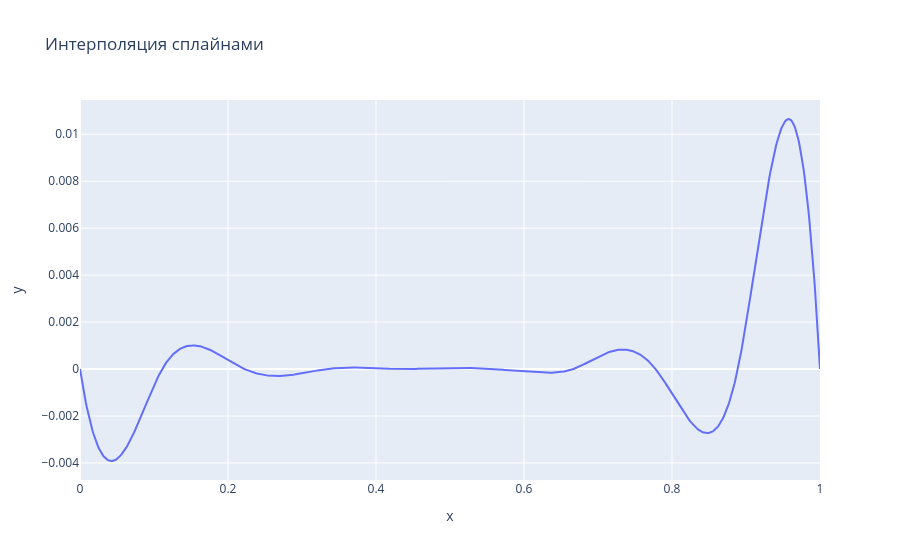
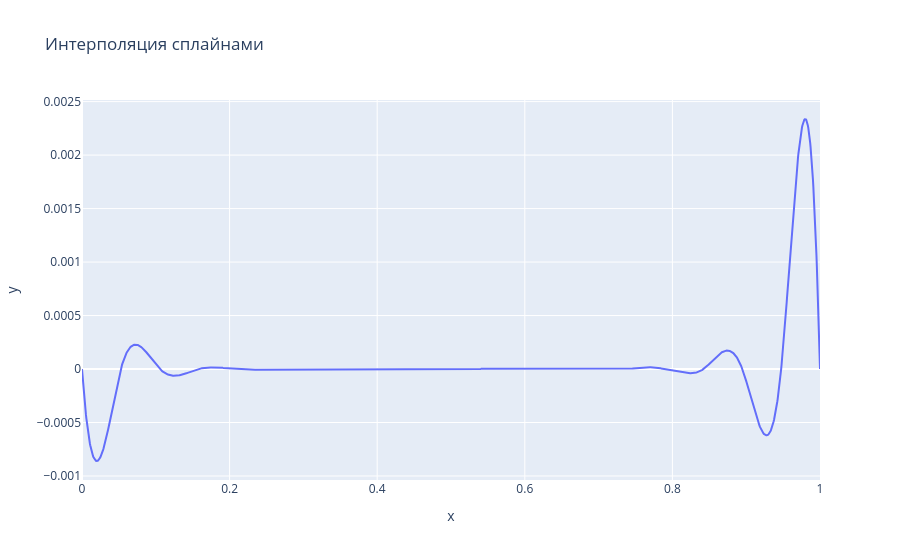

The code cell stored with these charts, in order, in its notebook:
### Code cell
a = 0
b = 1
n_points = 10
x_nodes = np.linspace(a, b, n_points)
y_nodes = f(x_nodes)


# x_acc = np.linspace(a, b,900 )
# y_acc = f(x_acc)
# splain_tension_x, splain_tension_y = splain(x_nodes, y_nodes,is_compute_weights=True)
splain_base_x, splain_base_y,x_hist = splain(x_nodes, y_nodes,is_compute_weights=False)\

print(len(x_hist))
# y_acc = f(splain_base_x)
y_acc = (np.exp(np.array(splain_base_x))*np.sin(np.pi*np.array(splain_base_x))+2)

fig = go.Figure()
# fig.add_trace(go.Scatter(x=splain_tension_x, y=splain_tension_y,mode='lines',name='Сплайн c натяжением'))
fig.add_trace(go.Scatter(x=splain_base_x, y=y_acc - splain_base_y,mode='lines',name='Обычный Сплайн'))
# fig.add_trace(go.Scatter(x=x_acc, y=y_acc,mode='lines',name='Заданная функция',marker=dict(size=8)))
fig.update_layout(title='Интерполяция сплайнами',xaxis_title='x',yaxis_title='y')
fig.show()


a = 0
b = 1
n_points = 20
x_nodes = np.linspace(a, b, n_points)
y_nodes = f(x_nodes)


# x_acc = np.linspace(a, b,900 )
# y_acc = f(x_acc)
# splain_tension_x, splain_tension_y = splain(x_nodes, y_nodes,is_compute_weights=True)
splain_base_x, splain_base_y,x_hist = splain(x_nodes, y_nodes,is_compute_weights=False)\

print(len(x_hist))
# y_acc = f(splain_base_x)
y_acc = (np.exp(np.array(splain_base_x))*np.sin(np.pi*np.array(splain_base_x))+2)

fig = go.Figure()
# fig.add_trace(go.Scatter(x=splain_tension_x, y=splain_tension_y,mode='lines',name='Сплайн c натяжением'))
fig.add_trace(go.Scatter(x=splain_base_x, y=y_acc - splain_base_y,mode='lines',name='Обычный Сплайн'))
# fig.add_trace(go.Scatter(x=x_acc, y=y_acc,mode='lines',name='Заданная функция',marker=dict(size=8)))
fig.update_layout(title='Интерполяция сплайнами',xaxis_title='x',yaxis_title='y')
fig.show()

### Figure 1 — Plotly figure (JSON) as saved in the notebook; plotly's stock layout.template omitted (floating-point values rounded to 4 significant figures; data arrays with more than 128 entries replaced by an {"elided": "..."} marker saying what was removed)
{"data": [{"mode": "lines", "name": "Обычный Сплайн", "type": "scatter", "x": {"elided": "900 float values"}, "y": {"elided": "900 float values"}}], "layout": {"title": {"text": "Интерполяция сплайнами"}, "xaxis": {"title": {"text": "x"}}, "yaxis": {"title": {"text": "y"}}}}

### Figure 2 — Plotly figure (JSON) as saved in the notebook; plotly's stock layout.template omitted (floating-point values rounded to 4 significant figures; data arrays with more than 128 entries replaced by an {"elided": "..."} marker saying what was removed)
{"data": [{"mode": "lines", "name": "Обычный Сплайн", "type": "scatter", "x": {"elided": "1900 float values"}, "y": {"elided": "1900 float values"}}], "layout": {"title": {"text": "Интерполяция сплайнами"}, "xaxis": {"title": {"text": "x"}}, "yaxis": {"title": {"text": "y"}}}}
